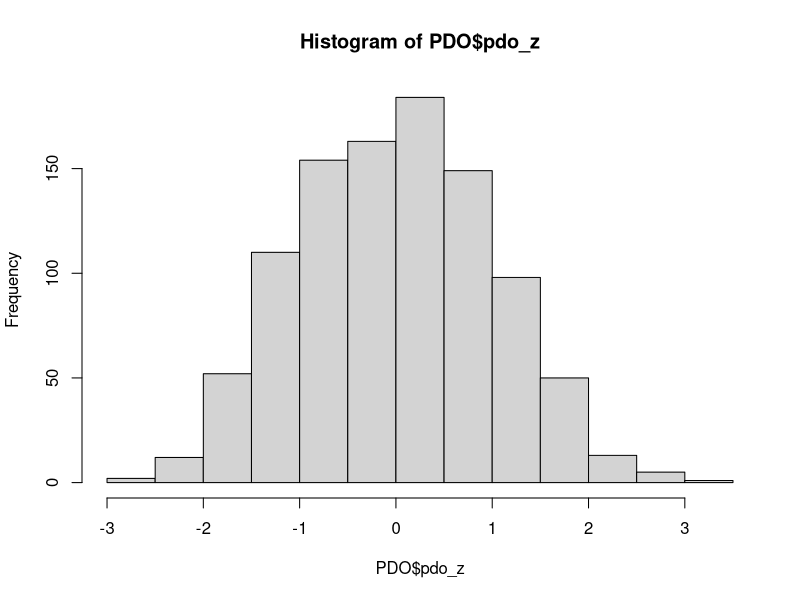
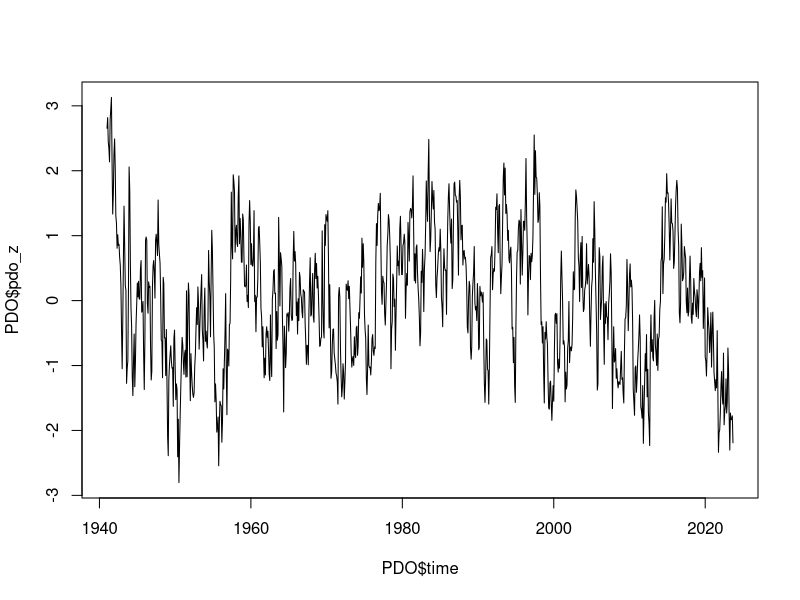

R code for these plots, in order: (Note: this script raises an error after producing the figures.)
################################################################################
#############          Pelagic Synthesis           #############################
#############             FEB-2025                 #############################
#############          Double Integration          #############################
## by: Alexandra Cabanelas 
################################################################################
##### CCE LTER
##### Driver = Pacific Decadal Oscillation (PDO)
##### Biology = Nyctiphanes simplex
##### 2 year integration time 
##### season = spring 
##### years = 1951 - 2021

#######   ----    Double Integration Calculations:
# 1) Biological TS
#     a. Log(x + min/2) transformation
#     b. Spatial average
#     c. Z-score transformation for plotting on same axes
# 2) Driver TS 
#     a. Raw TS (at higher resolution than bio TS)
#     b. Temporally average (backwards in time) over characteristic 
#        time span of organism - 1st integration
#     c. Temporally average again - 2nd integration 
# 3) Test correlations between bio TS + each driver TS 
################################################################################

## ------------------------------------------ ##
#            Packages -----
## ------------------------------------------ ##
library(tidyverse) #v2.0.0
library(cowplot) #v1.1.3

## ------------------------------------------ ##
#            Biology Data -----
## ------------------------------------------ ##
euphs <- read.csv(file.path("raw",
                            "CCE",
                            "nsimplex_CCE.csv")) %>%
  mutate(taxa = "Nsimplex") 

## ------------------------------------------ ##
#            Interpolation -----
## ------------------------------------------ ##
#need to add the missing years 
#no sampling 1967, 1968, 1971, 1973 and 2020
#real 0s = 1972, 1976, 2010-2012
full_years <- data.frame(Year = seq(min(euphs$Year), max(euphs$Year), by = 1))

euphs <- full_years %>%
  left_join(euphs, by = "Year")

rm(full_years)

#linear interpolation 
#these analyses dont like NAs
euphs$Abundance <- approx(euphs$Year, 
                          euphs$Abundance, 
                          xout = euphs$Year)$y

## ------------------------------------------ ##
#            Zscore -----
## ------------------------------------------ ##
# the matlab code does use sample sd
meanNaN <- function(x) mean(x, na.rm = TRUE)
sdNaN <- function(x) sd(x, na.rm = TRUE)  # sample SD

#euphs$Yc_mean <- mean(euphs$Abundance)
#euphs$Yc_sd <- sqrt(sum((euphs$Abundance - mean(euphs$Abundance, na.rm = TRUE))^2, na.rm = TRUE) / 
#       sum(!is.na(euphs$Abundance))) #pop mean; not sample..


#another option is to use sample SD by doing
# euphs$Anomaly_yr <- scale(euphs$Abundance)[,1]  # uses sample SD (n-1), not population

#zscored
#euphs$Anomaly_yr <- (euphs$Abundance - euphs$Yc_mean)/euphs$Yc_sd
euphs$Anomaly_yr <- (euphs$Abundance - meanNaN(euphs$Abundance)) / sdNaN(euphs$Abundance)

# fill region and taxa so they arent NA
euphs <- euphs %>%
  fill(Region, taxa, .direction = "downup") 

# give abundance data day & month just to match w index
euphs$date <- as.Date(paste0(euphs$Year, "-03-01"))

## ------------------------------------------ ##
#            Driver Data -----
## ------------------------------------------ ##
PDO <- read.csv(file.path("raw",
                          "CCE",
                          "PDO.csv")) %>%
  pivot_longer(cols = Jan:Dec,
               names_to = "month",
               values_to = "pdo") %>%
  filter(pdo < 99 & Year > 1940) %>%
  mutate(
    month = match(month, month.abb),
    time = as.POSIXct(paste(Year, month, "01"), format = "%Y %m %d", tz = "UTC")  # Convert to POSIXct
  ) %>%
  as.data.frame() %>%
  select(time, pdo)

# z score PDO
PDO$pdo_z <- (PDO$pdo - meanNaN(PDO$pdo)) / sdNaN(PDO$pdo)

meanNaN(PDO$pdo_z)  # should be close to 0
sdNaN(PDO$pdo_z)    # should be close to 1
hist(PDO$pdo_z) 
plot(PDO$time, PDO$pdo_z, type = "l")

## ------------------------------------------ ##
#  Function for integrations (matching MATLAB/Manu's approach) -----
## ------------------------------------------ ##
# AR(1) style smoothing
recursive_integration <- function(x, tau, dt = 1) {
  # calculate autoregressive weight (how much past value is retained)
  # tau = memory in months, dt = time step 1 month
  alpha <- 1 - dt / tau # autoregressive weight
  y <- numeric(length(x))
  y[1] <- x[1] # initial condition
  for (i in 1:(length(x) - 1)) {
    y[i + 1] <- alpha * y[i] + x[i] * dt
  }
  return(y)
}

# apply integration
tau_bio <- 24        # biology memory in months
dt <- 1              # monthly time steps

PDO$pdo_int <- recursive_integration(PDO$pdo_z, tau = tau_bio, dt = dt)

# zscore after integration
PDO$pdo_int_z <- (PDO$pdo_int - meanNaN(PDO$pdo_int)) / sdNaN(PDO$pdo_int) #PDO$bio_z <- scale(PDO$bio)[,1]  
PDO$time <- as.Date(PDO$time)

## interpolate (bio is yearly, pdo is monthly)
euphs$pdo_orig <- approx(PDO$time, PDO$pdo_z, xout = euphs$date)$y
euphs$pdo_int <- approx(PDO$time, PDO$pdo_int_z, xout = euphs$date)$y

# correlations
cor_raw <- cor(euphs$Anomaly_yr, euphs$pdo_orig)
cor_int <- cor(euphs$Anomaly_yr, euphs$pdo_int)

# Get p-values
pval_raw <- cor.test(euphs$Anomaly_yr, euphs$pdo_orig)$p.value
pval_int <- cor.test(euphs$Anomaly_yr, euphs$pdo_int)$p.value


## export 
# save euphausiid data 
write.csv(euphs[, c("date", "Anomaly_yr")], "output/CCE/nsimplex_bio_output.csv", row.names = FALSE)

# save PDO monthly z-scored
write.csv(PDO[, c("time", "pdo_z")], "output/CCE/pdo_z_output.csv", row.names = FALSE)





#cor(euphs$Anomaly_yr, euphs$pdo_driver)
#cor.test(euphs$Anomaly_yr, euphs$pdo_driver)




ggplot(PDO, aes(x = time)) +
  geom_line(aes(y = pdo_z), color = "black", linewidth = 1.2) +
  geom_line(aes(y = bio_z), color = "red", linewidth = 1.2) +
  labs(y = "Standardized Value", x = "Year", title = "PDO (z-scored) and 2× Integrated Signal") +
  theme_minimal()

### to test sensitivity 
taus <- seq(6, 120, by = 6)  # test from 0.5 years to 10 years in 0.5-year steps 
#taus <- c(6, 12, 24)

cor_vals <- numeric(length(taus))

for (i in seq_along(taus)) {
  tau <- taus[i]  # current damping timescale in months
  
  # Apply the recursive integration using your defined function
  # This integrates the standardized PDO time series with memory = tau
  pdo_int <- recursive_integration(PDO$pdo_z, tau = tau, dt = 1)
  
  # Z-score the integrated PDO time series (so it's centered/scaled before correlation)
  pdo_int_z <- (pdo_int - mean(pdo_int, na.rm = TRUE)) / sd(pdo_int, na.rm = TRUE)
  
  # Interpolate the integrated PDO (monthly) to match the yearly euphausiid dates
  pdo_interp <- approx(PDO$time, pdo_int_z, xout = euphs$date)$y
  
  # Calculate correlation between yearly euphausiid anomalies and the integrated PDO
  cor_vals[i] <- cor(euphs$Anomaly_yr, pdo_interp, use = "pairwise.complete.obs")
}

# Plot the results: Correlation as a function of timescale (in years)
plot(taus / 12, cor_vals, type = "l", lwd = 2, col = "black", 
     xlab = "Timescale τ (years)", 
     ylab = "Correlation",
     main = "Sensitivity to τ (biological memory)")



for (tau in taus) {
  PDO[[paste0("bio_tau", tau)]] <- recursive_integration(PDO$ocean, tau = tau)
}


## ------------------------------------------ ##
#     Function for weighted integrations -----
## ------------------------------------------ ##
# 2) Driver TS 
#     a. Raw TS (at higher resolution than bio TS)
#     b. Temporally average (backwards in time) over characteristic 
#        time span of organism - 1st integration
#     c. Temporally average again - 2nd integration 

# weighted average
# exponential weighing - weights decrease for older data points
# w = e^(t-t_i)/lamba; where lambda controls the decay

calculateIntegrations = function(data, tau = 365*2, 
                                 f = function(x, w) {sum(x * w, na.rm = T) / sum(w, na.rm = T)}) {
  for (n in names(data)[-1]) {
    data[[paste0(n,'Norm')]] = (data[[n]] - mean(data[[n]], na.rm = T)) / sd(data[[n]]) # norm
    
    data[[paste0(n,'Int')]] = NA
    #data[[paste0(n,'DInt')]] = NA
    
    for (i in 2:nrow(data)) {
      #first integration
      k1 = data[,1] <= data[i,1] & data[,1] > data[i,1] - tau * 86400 # secs
      tdiff1 = as.numeric(data[i,1] - data[k1,1]) # convert difftime to numeric
      w1 = exp(-tdiff1 / (tau * 86400 / log(2))) # weights
      data[[paste0(n,'Int')]][i] = f(data[[paste0(n,'Norm')]][k1], w1)
      
      # second integration
      #k2 = data[,1] <= data[i,1] & data[,1] > data[i,1] - tau * 86400
      #tdiff2 = as.numeric(data[i,1] - data[k2,1])
      #w2 = exp(-tdiff2 / (tau * 86400 / log(2)))
      #data[[paste0(n, 'DInt')]][i] = f(data[[paste0(n, 'Int')]][k2], w2)
    }
    
    par(mfrow = c(2,1))
    plot(data[,1], data[[n]], type = 'l', ylab = n, xlab = '') #original signal
    plot(data[,1], data[[paste0(n,'Int')]], type = 'l', ylab = paste0(n, 'Int'), xlab = '') #integration1
    #plot(data[,1], data[[paste0(n, 'DInt')]], type = 'l', ylab = paste0(n, ' DInt')) #integration2
  }
  data
}

pdoInt <- calculateIntegrations(PDO) #if your R window is too small may give err
pdoInt$time <- as.Date(pdoInt$time)
#write.csv(pdoInt, "output/CCE/PDO_CCE_integrated.csv")

## ------------------------------------------ ##
#     Correlations -----
## ------------------------------------------ ##
# 3) Test correlations between bio TS + each driver TS 

driver1 <- pdoInt[, c(1,3)]
int1 <- pdoInt[, c(1,4)]
#int2 <- pdoInt[, c(1,5)]

# interpolate driver values - matching dates/times 
interpolated_driver <- approx(driver1$time, driver1[[2]], xout = euphs$date)$y
interpolated_int1 <- approx(int1$time, int1[[2]], xout = euphs$date)$y
#interpolated_int2 <- approx(int2$time, int2[[2]], xout = euphs$date)$y

# calculate correlations
cor1 <- cor(euphs$Anomaly_yr, interpolated_driver)
cor2 <- cor(euphs$Anomaly_yr, interpolated_int1)
#cor3 <- cor(euphs$Anomaly_yr, interpolated_int2)

# get conventional pvalues 
pval1 <- cor.test(euphs$Anomaly_yr, interpolated_driver)$p.value
pval2 <- cor.test(euphs$Anomaly_yr, interpolated_int1)$p.value
#pval3 <- cor.test(euphs$Anomaly_yr, interpolated_int2)$p.value

wcor_CCE <- data.frame(site = "CCE",
                       taxa = "Nsimplex",
                       season = "spring",
                       cor_Norm = cor1, 
                       cor_Int = cor2, 
                       #cor_DouInt = cor_DouInt, 
                       pval_Norm = pval1, 
                       pval_Int = pval2
                       #pval_DouInt = pval_DouInt
)
wcor_CCE
#write.csv(wcor_CCE, "output/CCE/weightedCor_CCE.csv")

## ------------------------------------------ ##
#     Plots -----
## ------------------------------------------ ## 
(NormPlot <- ggplot() +
  # Driver time series (PDO normalized)
  geom_line(data = driver1, aes(x = time, y = pdoNorm, color = "PDO"), 
            linewidth = 1.2) +
  # Nsimplex time series (Abundance)
  geom_line(data = euphs, aes(x = date, y = Anomaly_yr, color = "Abundance"), 
            linewidth = 1.2) +
  # annotate correlation coefficient
  annotate("text", x = as.Date("1960-01-01"), y = 3,
           label = sprintf("r == %.2f", cor1),
           parse = TRUE, hjust = 0, vjust = 1, color = "black", size = 5.5) +
  # annotate p-value
  annotate("text", x = as.Date("1960-01-01"), y = 2.4,
           label = if (pval1 < 0.001) {
             as.expression(bquote(italic(p) < 0.001))
           } else {
             as.expression(bquote(italic(p) == .(round(pval1, 3))))
           },
           parse = TRUE, hjust = 0, vjust = 1, color = "black", size = 5.5) +
  theme_bw() +
  theme(axis.title.x = element_blank(),
        axis.text.x = element_blank(),
        axis.title.y = element_text(size = 19, color = "black", face = "bold"),
        axis.text.y = element_text(size = 15, color = "black"),
        axis.ticks.x = element_blank(),
        legend.title = element_blank(),
        legend.text = element_text(size = 15, face = "bold"),
        legend.key.size = unit(2, "lines"),
        legend.position = "bottom",
        plot.title = element_blank()) +
  # x-axis settings
  scale_x_date(breaks = seq(as.Date("1950-01-01"), as.Date("2022-01-01"), 
                            by = "10 years"),
               date_labels = "%Y", expand = c(0, 0)) +
  coord_cartesian(xlim = as.Date(c("1950-01-01", "2022-01-01"))) +
  # manual color legend
  scale_color_manual(values = c("PDO" = "red", "Abundance" = "blue")) +
  labs(y = "PDO")
)

(Int1Plot <- ggplot() +
  # Driver time series (Integrated PDO)
  geom_line(data = int1, aes(x = time, y = pdoInt, color = "PDO"), 
            linewidth = 1.2) +
  # Nsimplex time series (Abundance)
  geom_line(data = euphs, aes(x = date, y = Anomaly_yr, color = "Abundance"), 
            linewidth = 1.2) +
  # annotate correlation coefficient
  annotate("text", x = as.Date("1960-01-01"), y = 3,
           label = sprintf("r == %.2f", cor2),
           parse = TRUE, hjust = 0, vjust = 1, color = "black", size = 5.5) +
  # annotate p-value
  annotate("text", x = as.Date("1960-01-01"), y = 2.4,
           label = if (pval2 < 0.001) {
             as.expression(bquote(italic(p) < 0.001))
           } else {
             as.expression(bquote(italic(p) == .(round(pval2, 3))))
           },
           parse = TRUE, hjust = 0, vjust = 1, color = "black", size = 5.5) +
  theme_bw() +
  theme(axis.title.x = element_blank(),
        axis.title.y = element_text(size = 19, color = "black", face = "bold"),
        axis.text = element_text(size = 15, color = "black"),
        legend.title = element_blank(),
        legend.text = element_text(size = 15, face = "bold"),
        legend.key.size = unit(2, "lines"),
        plot.title = element_blank()) +
  # x-axis settings
  scale_x_date(breaks = seq(as.Date("1950-01-01"), as.Date("2022-01-01"), 
                            by = "10 years"),
               date_labels = "%Y", expand = c(0, 0)) +
  coord_cartesian(xlim = as.Date(c("1950-01-01", "2022-01-01"))) +
  # manual color legend
  scale_color_manual(values = c("PDO" = "red", "Abundance" = "blue")) +
  # y-axis label
  labs(y = "Integrated PDO")
)

legend <- cowplot::get_plot_component(NormPlot, 'guide-box-bottom', 
                                      return_all = TRUE)
cowplot::ggdraw(legend)

# remove legend
NormPlot <- NormPlot + theme(legend.position = "none")
Int1Plot <- Int1Plot + theme(legend.position = "none")

# combine plots into one grid
combined_plots <- plot_grid(NormPlot, Int1Plot,
                            ncol = 1, align = "v")

# add plot title 
title <- ggdraw() +
  draw_label(label = bquote("CCE " * italic("Nyctiphanes simplex") * " Spring"), 
             size = 18) +
  theme(plot.background = element_rect(fill = "transparent"))


# combine title and plots
(final_plot <- plot_grid(title, combined_plots, legend, ncol = 1, 
                         rel_heights = c(0.07, 0.8, 0.07))) 

# export and save plot
ggsave("figures/CCE/conventional_CCE_Ns_spring.png", 
       final_plot, 
       width = 8, height = 8, dpi = 300, 
       bg = "white")
##################################################################


Int2Plot <- ggplot() +
  # Driver time series (Integrated PDO)
  geom_line(data = int2, aes(x = time, y = pdoDInt, color = "MEI"), 
            linewidth = 1.2) +
  # Nsimplex time series (Abundance)
  geom_line(data = euphs, aes(x = date, y = Anomaly_yr, color = "Abundance"), 
            linewidth = 1.2) +
  # annotate correlation coefficient
  annotate("text", x = as.Date("1960-01-01"), y = 3,
           label = sprintf("r == %.2f", cor3),
           parse = TRUE, hjust = 0, vjust = 1, color = "black", size = 5.5) +
  # annotate p-value
  annotate("text", x = as.Date("1960-01-01"), y = 2.4,
           label = if (pval3 < 0.001) {
             as.expression(bquote(italic(p) < 0.001))
           } else {
             as.expression(bquote(italic(p) == .(round(pval3, 3))))
           },
           parse = TRUE, hjust = 0, vjust = 1, color = "black", size = 5.5) +
  theme_bw() +
  theme(axis.title.x = element_blank(),
        axis.title.y = element_text(size = 19, color = "black", face = "bold"),
        axis.text = element_text(size = 15, color = "black"),
        legend.title = element_blank(),
        legend.text = element_text(size = 15, face = "bold"),
        legend.key.size = unit(2, "lines"),
        plot.title = element_blank()) +
  # x-axis settings
  scale_x_date(breaks = seq(as.Date("1950-01-01"), as.Date("2022-01-01"), by = "10 years"),
               date_labels = "%Y", expand = c(0, 0)) +
  coord_cartesian(xlim = as.Date(c("1950-01-01", "2022-01-01"))) +
  # manual color legend
  scale_color_manual(values = c("PDO" = "red", "Abundance" = "blue")) +
  # y-axis label
  labs(y = "Double Integrated PDO")

Int2Plot <- Int2Plot + theme(legend.position = "none")